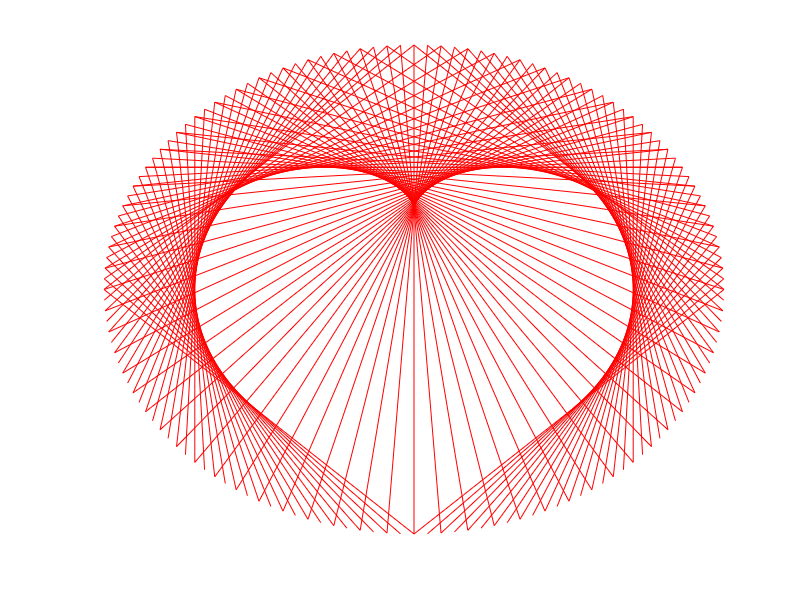

MATLAB code for this plot: (Note: this script raises an error after producing the figure.)

function heart()
    fps = 10;
    n = 36
    
    figure;
    hold on;
    axis([-1 1 -1 1]);
    set(gca,'xtick',[]);
    set(gca,'ytick',[]);
    set(gca,'xcolor',[1,1,1],'ycolor',[1,1,1]);
    %axis off;
    for i = -n : -1
        t1 = i;
        t2 = i + n;
        draw(t1, t2, n);
        frame(i + n + 1) = getframe;
        pause(1/fps);
    end
    
    for i = 0 : (2*n-1) 
        t1 = i;
        t2 = 2 * i + n;
        draw(t1, t2, n);
        frame(i + n + 1) = getframe;
        pause(1/fps);
    end

    for i = 2*n : 3*n
        t1 = i;
        t2 = i - n;
        draw(t1, t2, n);
        frame(i + n + 1) = getframe;
        pause(1/fps);
    end
    
    filename = 'heart.gif';
    nframe = length(frame);
    for i = 1: nframe
        [image, map] = frame2im(frame(i));
        [img, cmap] = rgb2ind(image,128);
        if i==1
            imwrite(img, cmap, filename,'gif');
        else
            imwrite(img, cmap, filename, 'writeMode','append', 'delaytime', 1 / fps)
        end
    end
end

function draw(t1, t2, n)
    L = 1;
    x1 = L * cos(t1 / 2 / n * pi);
    y1 = L * sin(t1 / 2 / n * pi);
    x2 = L * cos(t2 / 2 / n * pi);
    y2 = L * sin(t2 / 2 / n * pi);
    plot([x1, x2],[y1, y2], 'r');
end


